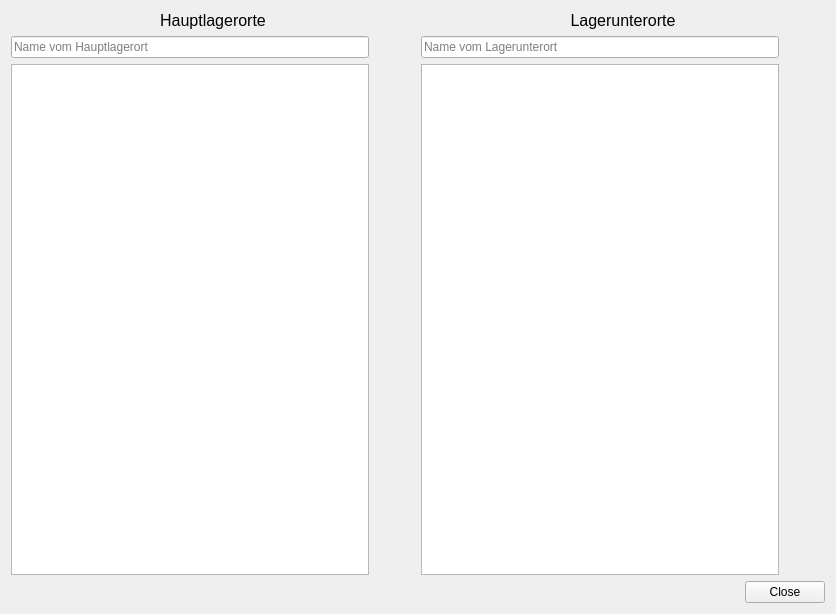
<?xml version="1.0" encoding="UTF-8"?>
<ui version="4.0">
 <class>Dialog</class>
 <widget class="QDialog" name="Dialog">
  <property name="enabled">
   <bool>true</bool>
  </property>
  <property name="geometry">
   <rect>
    <x>0</x>
    <y>0</y>
    <width>836</width>
    <height>614</height>
   </rect>
  </property>
  <property name="windowTitle">
   <string>Dialog</string>
  </property>
  <layout class="QVBoxLayout" name="verticalLayout_7">
   <item>
    <layout class="QHBoxLayout" name="horizontalLayout">
     <item>
      <layout class="QVBoxLayout" name="verticalLayout_3">
       <item>
        <widget class="QLabel" name="label">
         <property name="enabled">
          <bool>true</bool>
         </property>
         <property name="font">
          <font>
           <pointsize>12</pointsize>
          </font>
         </property>
         <property name="text">
          <string>Hauptlagerorte</string>
         </property>
         <property name="alignment">
          <set>Qt::AlignCenter</set>
         </property>
         <property name="margin">
          <number>2</number>
         </property>
        </widget>
       </item>
       <item>
        <layout class="QHBoxLayout" name="horizontalLayout_3">
         <item>
          <layout class="QVBoxLayout" name="verticalLayout_5">
           <item>
            <widget class="QLineEdit" name="le_newMainLocation">
             <property name="enabled">
              <bool>true</bool>
             </property>
             <property name="toolTip">
              <string>Name des neuen Lagerortes</string>
             </property>
             <property name="placeholderText">
              <string>Name vom Hauptlagerort</string>
             </property>
            </widget>
           </item>
           <item>
            <widget class="QListWidget" name="lw_MainLocation"/>
           </item>
          </layout>
         </item>
         <item>
          <layout class="QVBoxLayout" name="verticalLayout">
           <item>
            <widget class="QPushButton" name="pb_addnewMainLocation">
             <property name="enabled">
              <bool>false</bool>
             </property>
             <property name="sizePolicy">
              <sizepolicy hsizetype="Minimum" vsizetype="Minimum">
               <horstretch>0</horstretch>
               <verstretch>0</verstretch>
              </sizepolicy>
             </property>
             <property name="maximumSize">
              <size>
               <width>16000</width>
               <height>16000</height>
              </size>
             </property>
             <property name="icon">
              <iconset resource="icons.qrc">
               <normaloff>:/icon/emblem-new.svg</normaloff>:/icon/emblem-new.svg</iconset>
             </property>
             <property name="iconSize">
              <size>
               <width>22</width>
               <height>22</height>
              </size>
             </property>
             <property name="flat">
              <bool>true</bool>
             </property>
            </widget>
           </item>
           <item>
            <widget class="QPushButton" name="pb_removeMainLocation">
             <property name="enabled">
              <bool>false</bool>
             </property>
             <property name="sizePolicy">
              <sizepolicy hsizetype="Minimum" vsizetype="Minimum">
               <horstretch>0</horstretch>
               <verstretch>0</verstretch>
              </sizepolicy>
             </property>
             <property name="icon">
              <iconset resource="icons.qrc">
               <normaloff>:/icon/emblem-remove.svg</normaloff>:/icon/emblem-remove.svg</iconset>
             </property>
             <property name="iconSize">
              <size>
               <width>22</width>
               <height>22</height>
              </size>
             </property>
             <property name="flat">
              <bool>true</bool>
             </property>
            </widget>
           </item>
           <item>
            <widget class="QPushButton" name="pb_editMainLocation">
             <property name="enabled">
              <bool>false</bool>
             </property>
             <property name="sizePolicy">
              <sizepolicy hsizetype="Minimum" vsizetype="Minimum">
               <horstretch>0</horstretch>
               <verstretch>0</verstretch>
              </sizepolicy>
             </property>
             <property name="icon">
              <iconset resource="icons.qrc">
               <normaloff>:/icon/emblem-system.svg</normaloff>:/icon/emblem-system.svg</iconset>
             </property>
             <property name="iconSize">
              <size>
               <width>22</width>
               <height>22</height>
              </size>
             </property>
             <property name="flat">
              <bool>true</bool>
             </property>
            </widget>
           </item>
           <item>
            <spacer name="verticalSpacer">
             <property name="orientation">
              <enum>Qt::Vertical</enum>
             </property>
             <property name="sizeHint" stdset="0">
              <size>
               <width>20</width>
               <height>40</height>
              </size>
             </property>
            </spacer>
           </item>
          </layout>
         </item>
        </layout>
       </item>
      </layout>
     </item>
     <item>
      <layout class="QVBoxLayout" name="verticalLayout_4">
       <item>
        <widget class="QLabel" name="lbl_SubLocation">
         <property name="enabled">
          <bool>true</bool>
         </property>
         <property name="font">
          <font>
           <pointsize>12</pointsize>
           <weight>50</weight>
           <bold>false</bold>
          </font>
         </property>
         <property name="text">
          <string>Lagerunterorte</string>
         </property>
         <property name="scaledContents">
          <bool>false</bool>
         </property>
         <property name="alignment">
          <set>Qt::AlignCenter</set>
         </property>
         <property name="wordWrap">
          <bool>false</bool>
         </property>
         <property name="margin">
          <number>2</number>
         </property>
        </widget>
       </item>
       <item>
        <layout class="QHBoxLayout" name="horizontalLayout_4">
         <item>
          <layout class="QVBoxLayout" name="verticalLayout_6">
           <item>
            <widget class="QLineEdit" name="le_newSubLocation">
             <property name="enabled">
              <bool>true</bool>
             </property>
             <property name="toolTip">
              <string>Name des neuen Lagerunterortes</string>
             </property>
             <property name="placeholderText">
              <string>Name vom Lagerunterort</string>
             </property>
            </widget>
           </item>
           <item>
            <widget class="QListWidget" name="lw_Sublocation"/>
           </item>
          </layout>
         </item>
         <item>
          <layout class="QVBoxLayout" name="verticalLayout_2">
           <item>
            <widget class="QPushButton" name="pb_addnewSubLocation">
             <property name="enabled">
              <bool>false</bool>
             </property>
             <property name="sizePolicy">
              <sizepolicy hsizetype="Minimum" vsizetype="Minimum">
               <horstretch>0</horstretch>
               <verstretch>0</verstretch>
              </sizepolicy>
             </property>
             <property name="icon">
              <iconset resource="icons.qrc">
               <normaloff>:/icon/emblem-new.svg</normaloff>:/icon/emblem-new.svg</iconset>
             </property>
             <property name="iconSize">
              <size>
               <width>22</width>
               <height>22</height>
              </size>
             </property>
             <property name="flat">
              <bool>true</bool>
             </property>
            </widget>
           </item>
           <item>
            <widget class="QPushButton" name="pb_removeSubLocation">
             <property name="enabled">
              <bool>false</bool>
             </property>
             <property name="sizePolicy">
              <sizepolicy hsizetype="Minimum" vsizetype="Minimum">
               <horstretch>0</horstretch>
               <verstretch>0</verstretch>
              </sizepolicy>
             </property>
             <property name="icon">
              <iconset resource="icons.qrc">
               <normaloff>:/icon/emblem-remove.svg</normaloff>:/icon/emblem-remove.svg</iconset>
             </property>
             <property name="iconSize">
              <size>
               <width>22</width>
               <height>22</height>
              </size>
             </property>
             <property name="flat">
              <bool>true</bool>
             </property>
            </widget>
           </item>
           <item>
            <widget class="QPushButton" name="pb_editSubLocation">
             <property name="enabled">
              <bool>false</bool>
             </property>
             <property name="sizePolicy">
              <sizepolicy hsizetype="Minimum" vsizetype="Minimum">
               <horstretch>0</horstretch>
               <verstretch>0</verstretch>
              </sizepolicy>
             </property>
             <property name="icon">
              <iconset resource="icons.qrc">
               <normaloff>:/icon/emblem-system.svg</normaloff>:/icon/emblem-system.svg</iconset>
             </property>
             <property name="iconSize">
              <size>
               <width>22</width>
               <height>22</height>
              </size>
             </property>
             <property name="flat">
              <bool>true</bool>
             </property>
            </widget>
           </item>
           <item>
            <spacer name="verticalSpacer_2">
             <property name="orientation">
              <enum>Qt::Vertical</enum>
             </property>
             <property name="sizeHint" stdset="0">
              <size>
               <width>20</width>
               <height>40</height>
              </size>
             </property>
            </spacer>
           </item>
          </layout>
         </item>
        </layout>
       </item>
      </layout>
     </item>
    </layout>
   </item>
   <item>
    <widget class="QDialogButtonBox" name="buttonBox">
     <property name="standardButtons">
      <set>QDialogButtonBox::Close</set>
     </property>
     <property name="centerButtons">
      <bool>false</bool>
     </property>
    </widget>
   </item>
  </layout>
 </widget>
 <resources>
  <include location="icons.qrc"/>
 </resources>
 <connections>
  <connection>
   <sender>buttonBox</sender>
   <signal>accepted()</signal>
   <receiver>Dialog</receiver>
   <slot>accept()</slot>
   <hints>
    <hint type="sourcelabel">
     <x>417</x>
     <y>590</y>
    </hint>
    <hint type="destinationlabel">
     <x>417</x>
     <y>306</y>
    </hint>
   </hints>
  </connection>
 </connections>
</ui>
